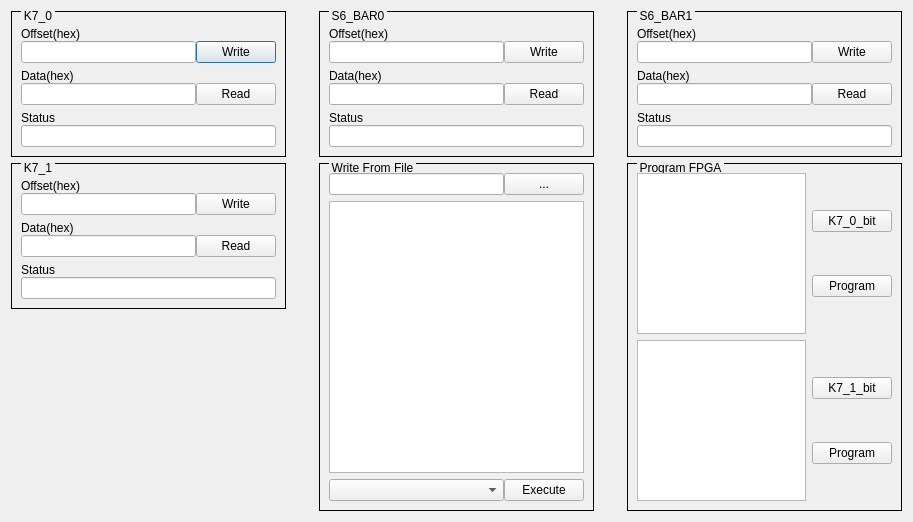
<?xml version="1.0" encoding="UTF-8"?>
<ui version="4.0">
 <class>QFPGADlg</class>
 <widget class="QDialog" name="QFPGADlg">
  <property name="geometry">
   <rect>
    <x>0</x>
    <y>0</y>
    <width>913</width>
    <height>522</height>
   </rect>
  </property>
  <property name="windowTitle">
   <string>Dialog</string>
  </property>
  <layout class="QHBoxLayout" name="horizontalLayout_13" stretch="10,1,10,1,10">
   <item>
    <layout class="QVBoxLayout" name="verticalLayout_6" stretch="0,0,1">
     <item>
      <widget class="QGroupBox" name="groupBox">
       <property name="styleSheet">
        <string notr="true">QGroupBox{ border:1px solid black; margin-top:0.5ex; }
QGroupBox::title { subcontrol-origin:margin; subcontrol-position:top left; top:-2px; left:10px; margin-left: 0px; padding:0 1px; }</string>
       </property>
       <property name="title">
        <string>K7_0</string>
       </property>
       <layout class="QVBoxLayout" name="verticalLayout_4">
        <item>
         <spacer name="verticalSpacer_2">
          <property name="orientation">
           <enum>Qt::Vertical</enum>
          </property>
          <property name="sizeHint" stdset="0">
           <size>
            <width>20</width>
            <height>6</height>
           </size>
          </property>
         </spacer>
        </item>
        <item>
         <layout class="QVBoxLayout" name="verticalLayout">
          <property name="spacing">
           <number>0</number>
          </property>
          <item>
           <widget class="QLabel" name="label">
            <property name="text">
             <string>Offset(hex)</string>
            </property>
           </widget>
          </item>
          <item>
           <layout class="QHBoxLayout" name="horizontalLayout" stretch="5,1">
            <property name="spacing">
             <number>0</number>
            </property>
            <item>
             <widget class="QLineEdit" name="m_LEOffsetK7_0"/>
            </item>
            <item>
             <widget class="QPushButton" name="m_PBWK7_0">
              <property name="text">
               <string>Write</string>
              </property>
             </widget>
            </item>
           </layout>
          </item>
         </layout>
        </item>
        <item>
         <layout class="QVBoxLayout" name="verticalLayout_2">
          <property name="spacing">
           <number>0</number>
          </property>
          <item>
           <widget class="QLabel" name="label_2">
            <property name="text">
             <string>Data(hex)</string>
            </property>
           </widget>
          </item>
          <item>
           <layout class="QHBoxLayout" name="horizontalLayout_2" stretch="5,1">
            <property name="spacing">
             <number>0</number>
            </property>
            <item>
             <widget class="QLineEdit" name="m_LEDataK7_0"/>
            </item>
            <item>
             <widget class="QPushButton" name="m_PBRK7_0">
              <property name="text">
               <string>Read</string>
              </property>
             </widget>
            </item>
           </layout>
          </item>
         </layout>
        </item>
        <item>
         <layout class="QVBoxLayout" name="verticalLayout_3">
          <property name="spacing">
           <number>0</number>
          </property>
          <item>
           <widget class="QLabel" name="label_3">
            <property name="text">
             <string>Status</string>
            </property>
           </widget>
          </item>
          <item>
           <widget class="QLineEdit" name="m_LEStatusK7_0">
            <property name="readOnly">
             <bool>true</bool>
            </property>
           </widget>
          </item>
         </layout>
        </item>
       </layout>
      </widget>
     </item>
     <item>
      <widget class="QGroupBox" name="groupBox_2">
       <property name="styleSheet">
        <string notr="true">QGroupBox{ border:1px solid black; margin-top:0.5ex; }
QGroupBox::title { subcontrol-origin:margin; subcontrol-position:top left; top:-2px; left:10px; margin-left: 0px; padding:0 1px; }</string>
       </property>
       <property name="title">
        <string>K7_1</string>
       </property>
       <layout class="QVBoxLayout" name="verticalLayout_5">
        <item>
         <spacer name="verticalSpacer_3">
          <property name="orientation">
           <enum>Qt::Vertical</enum>
          </property>
          <property name="sizeHint" stdset="0">
           <size>
            <width>20</width>
            <height>6</height>
           </size>
          </property>
         </spacer>
        </item>
        <item>
         <layout class="QVBoxLayout" name="verticalLayout_8">
          <property name="spacing">
           <number>0</number>
          </property>
          <item>
           <widget class="QLabel" name="label_4">
            <property name="text">
             <string>Offset(hex)</string>
            </property>
           </widget>
          </item>
          <item>
           <layout class="QHBoxLayout" name="horizontalLayout_3" stretch="5,1">
            <property name="spacing">
             <number>0</number>
            </property>
            <item>
             <widget class="QLineEdit" name="m_LEOffsetK7_1"/>
            </item>
            <item>
             <widget class="QPushButton" name="m_PBWK7_1">
              <property name="text">
               <string>Write</string>
              </property>
             </widget>
            </item>
           </layout>
          </item>
         </layout>
        </item>
        <item>
         <layout class="QVBoxLayout" name="verticalLayout_9">
          <property name="spacing">
           <number>0</number>
          </property>
          <item>
           <widget class="QLabel" name="label_5">
            <property name="text">
             <string>Data(hex)</string>
            </property>
           </widget>
          </item>
          <item>
           <layout class="QHBoxLayout" name="horizontalLayout_4" stretch="5,1">
            <property name="spacing">
             <number>0</number>
            </property>
            <item>
             <widget class="QLineEdit" name="m_LEDataK7_1"/>
            </item>
            <item>
             <widget class="QPushButton" name="m_PBRK7_1">
              <property name="text">
               <string>Read</string>
              </property>
             </widget>
            </item>
           </layout>
          </item>
         </layout>
        </item>
        <item>
         <layout class="QVBoxLayout" name="verticalLayout_10">
          <property name="spacing">
           <number>0</number>
          </property>
          <item>
           <widget class="QLabel" name="label_6">
            <property name="text">
             <string>Status</string>
            </property>
           </widget>
          </item>
          <item>
           <widget class="QLineEdit" name="m_LEStatusK7_1">
            <property name="readOnly">
             <bool>true</bool>
            </property>
           </widget>
          </item>
         </layout>
        </item>
       </layout>
      </widget>
     </item>
     <item>
      <spacer name="verticalSpacer">
       <property name="orientation">
        <enum>Qt::Vertical</enum>
       </property>
       <property name="sizeHint" stdset="0">
        <size>
         <width>20</width>
         <height>40</height>
        </size>
       </property>
      </spacer>
     </item>
    </layout>
   </item>
   <item>
    <spacer name="horizontalSpacer">
     <property name="orientation">
      <enum>Qt::Horizontal</enum>
     </property>
     <property name="sizeHint" stdset="0">
      <size>
       <width>24</width>
       <height>20</height>
      </size>
     </property>
    </spacer>
   </item>
   <item>
    <layout class="QVBoxLayout" name="verticalLayout_12" stretch="0,1">
     <item>
      <widget class="QGroupBox" name="groupBox_3">
       <property name="styleSheet">
        <string notr="true">QGroupBox{ border:1px solid black; margin-top:0.5ex; }
QGroupBox::title { subcontrol-origin:margin; subcontrol-position:top left; top:-2px; left:10px; margin-left: 0px; padding:0 1px; }</string>
       </property>
       <property name="title">
        <string>S6_BAR0</string>
       </property>
       <layout class="QVBoxLayout" name="verticalLayout_7">
        <item>
         <spacer name="verticalSpacer_4">
          <property name="orientation">
           <enum>Qt::Vertical</enum>
          </property>
          <property name="sizeHint" stdset="0">
           <size>
            <width>20</width>
            <height>6</height>
           </size>
          </property>
         </spacer>
        </item>
        <item>
         <layout class="QVBoxLayout" name="verticalLayout_13">
          <property name="spacing">
           <number>0</number>
          </property>
          <item>
           <widget class="QLabel" name="label_7">
            <property name="text">
             <string>Offset(hex)</string>
            </property>
           </widget>
          </item>
          <item>
           <layout class="QHBoxLayout" name="horizontalLayout_5" stretch="5,1">
            <property name="spacing">
             <number>0</number>
            </property>
            <item>
             <widget class="QLineEdit" name="m_LEOffsetS6_BAR0"/>
            </item>
            <item>
             <widget class="QPushButton" name="m_PBWS6_BAR0">
              <property name="text">
               <string>Write</string>
              </property>
             </widget>
            </item>
           </layout>
          </item>
         </layout>
        </item>
        <item>
         <layout class="QVBoxLayout" name="verticalLayout_14">
          <property name="spacing">
           <number>0</number>
          </property>
          <item>
           <widget class="QLabel" name="label_8">
            <property name="text">
             <string>Data(hex)</string>
            </property>
           </widget>
          </item>
          <item>
           <layout class="QHBoxLayout" name="horizontalLayout_6" stretch="5,1">
            <property name="spacing">
             <number>0</number>
            </property>
            <item>
             <widget class="QLineEdit" name="m_LEDataS6_BAR0"/>
            </item>
            <item>
             <widget class="QPushButton" name="m_PBRS6_BAR0">
              <property name="text">
               <string>Read</string>
              </property>
             </widget>
            </item>
           </layout>
          </item>
         </layout>
        </item>
        <item>
         <layout class="QVBoxLayout" name="verticalLayout_15">
          <property name="spacing">
           <number>0</number>
          </property>
          <item>
           <widget class="QLabel" name="label_9">
            <property name="text">
             <string>Status</string>
            </property>
           </widget>
          </item>
          <item>
           <widget class="QLineEdit" name="m_LEStatusS6_BAR0">
            <property name="readOnly">
             <bool>true</bool>
            </property>
           </widget>
          </item>
         </layout>
        </item>
       </layout>
      </widget>
     </item>
     <item>
      <widget class="QGroupBox" name="groupBox_4">
       <property name="styleSheet">
        <string notr="true">QGroupBox{ border:1px solid black; margin-top:0.5ex; }
QGroupBox::title { subcontrol-origin:margin; subcontrol-position:top left; top:-2px; left:10px; margin-left: 0px; padding:0 1px; }</string>
       </property>
       <property name="title">
        <string>Write From File</string>
       </property>
       <layout class="QVBoxLayout" name="verticalLayout_11">
        <item>
         <layout class="QHBoxLayout" name="horizontalLayout_9" stretch="1,0">
          <property name="spacing">
           <number>0</number>
          </property>
          <item>
           <widget class="QLineEdit" name="lineEdit_13"/>
          </item>
          <item>
           <widget class="QPushButton" name="pushButton">
            <property name="text">
             <string>...</string>
            </property>
           </widget>
          </item>
         </layout>
        </item>
        <item>
         <widget class="QTextEdit" name="textEdit">
          <property name="readOnly">
           <bool>true</bool>
          </property>
         </widget>
        </item>
        <item>
         <layout class="QHBoxLayout" name="horizontalLayout_10" stretch="1,0">
          <property name="spacing">
           <number>0</number>
          </property>
          <item>
           <widget class="QComboBox" name="comboBox"/>
          </item>
          <item>
           <widget class="QPushButton" name="pushButton_2">
            <property name="text">
             <string>Execute</string>
            </property>
           </widget>
          </item>
         </layout>
        </item>
       </layout>
      </widget>
     </item>
    </layout>
   </item>
   <item>
    <spacer name="horizontalSpacer_2">
     <property name="orientation">
      <enum>Qt::Horizontal</enum>
     </property>
     <property name="sizeHint" stdset="0">
      <size>
       <width>24</width>
       <height>20</height>
      </size>
     </property>
    </spacer>
   </item>
   <item>
    <layout class="QVBoxLayout" name="verticalLayout_21" stretch="0,1">
     <item>
      <widget class="QGroupBox" name="groupBox_5">
       <property name="styleSheet">
        <string notr="true">QGroupBox{ border:1px solid black; margin-top:0.5ex; }
QGroupBox::title { subcontrol-origin:margin; subcontrol-position:top left; top:-2px; left:10px; margin-left: 0px; padding:0 1px; }</string>
       </property>
       <property name="title">
        <string>S6_BAR1</string>
       </property>
       <layout class="QVBoxLayout" name="verticalLayout_16">
        <item>
         <spacer name="verticalSpacer_5">
          <property name="orientation">
           <enum>Qt::Vertical</enum>
          </property>
          <property name="sizeHint" stdset="0">
           <size>
            <width>20</width>
            <height>6</height>
           </size>
          </property>
         </spacer>
        </item>
        <item>
         <layout class="QVBoxLayout" name="verticalLayout_18">
          <property name="spacing">
           <number>0</number>
          </property>
          <item>
           <widget class="QLabel" name="label_10">
            <property name="text">
             <string>Offset(hex)</string>
            </property>
           </widget>
          </item>
          <item>
           <layout class="QHBoxLayout" name="horizontalLayout_7" stretch="5,1">
            <property name="spacing">
             <number>0</number>
            </property>
            <item>
             <widget class="QLineEdit" name="m_LEOffsetS6_BAR1"/>
            </item>
            <item>
             <widget class="QPushButton" name="m_PBWS6_BAR1">
              <property name="text">
               <string>Write</string>
              </property>
             </widget>
            </item>
           </layout>
          </item>
         </layout>
        </item>
        <item>
         <layout class="QVBoxLayout" name="verticalLayout_19">
          <property name="spacing">
           <number>0</number>
          </property>
          <item>
           <widget class="QLabel" name="label_11">
            <property name="text">
             <string>Data(hex)</string>
            </property>
           </widget>
          </item>
          <item>
           <layout class="QHBoxLayout" name="horizontalLayout_8" stretch="5,1">
            <property name="spacing">
             <number>0</number>
            </property>
            <item>
             <widget class="QLineEdit" name="m_LEDataS6_BAR1"/>
            </item>
            <item>
             <widget class="QPushButton" name="m_PBRS6_BAR1">
              <property name="text">
               <string>Read</string>
              </property>
             </widget>
            </item>
           </layout>
          </item>
         </layout>
        </item>
        <item>
         <layout class="QVBoxLayout" name="verticalLayout_20">
          <property name="spacing">
           <number>0</number>
          </property>
          <item>
           <widget class="QLabel" name="label_12">
            <property name="text">
             <string>Status</string>
            </property>
           </widget>
          </item>
          <item>
           <widget class="QLineEdit" name="m_LEStatusS6_BAR1">
            <property name="readOnly">
             <bool>true</bool>
            </property>
           </widget>
          </item>
         </layout>
        </item>
       </layout>
      </widget>
     </item>
     <item>
      <widget class="QGroupBox" name="groupBox_6">
       <property name="styleSheet">
        <string notr="true">QGroupBox{ border:1px solid black; margin-top:0.5ex; }
QGroupBox::title { subcontrol-origin:margin; subcontrol-position:top left; top:-2px; left:10px; margin-left: 0px; padding:0 1px; }</string>
       </property>
       <property name="title">
        <string>Program FPGA</string>
       </property>
       <layout class="QVBoxLayout" name="verticalLayout_17">
        <item>
         <layout class="QHBoxLayout" name="horizontalLayout_11">
          <item>
           <widget class="QTextEdit" name="m_LEPathK7_0"/>
          </item>
          <item>
           <layout class="QVBoxLayout" name="verticalLayout_22">
            <item>
             <widget class="QPushButton" name="m_PBSetPathK7_0">
              <property name="text">
               <string>K7_0_bit</string>
              </property>
             </widget>
            </item>
            <item>
             <widget class="QPushButton" name="m_PBProgramK7_0">
              <property name="text">
               <string>Program</string>
              </property>
             </widget>
            </item>
           </layout>
          </item>
         </layout>
        </item>
        <item>
         <layout class="QHBoxLayout" name="horizontalLayout_12">
          <item>
           <widget class="QTextEdit" name="m_LEPathK7_1"/>
          </item>
          <item>
           <layout class="QVBoxLayout" name="verticalLayout_23">
            <item>
             <widget class="QPushButton" name="m_PBSetPathK7_1">
              <property name="text">
               <string>K7_1_bit</string>
              </property>
             </widget>
            </item>
            <item>
             <widget class="QPushButton" name="m_PBProgramK7_1">
              <property name="text">
               <string>Program</string>
              </property>
             </widget>
            </item>
           </layout>
          </item>
         </layout>
        </item>
       </layout>
      </widget>
     </item>
    </layout>
   </item>
  </layout>
  <zorder>groupBox</zorder>
  <zorder>label_4</zorder>
  <zorder>groupBox_2</zorder>
  <zorder>groupBox_3</zorder>
  <zorder>groupBox_4</zorder>
  <zorder>groupBox_5</zorder>
  <zorder>groupBox_6</zorder>
 </widget>
 <resources/>
 <connections/>
</ui>
